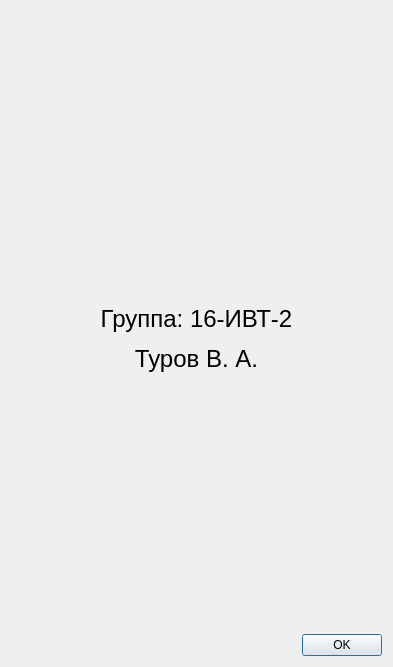
<?xml version="1.0" encoding="UTF-8"?>
<ui version="4.0">
 <class>DialogAboutAutor</class>
 <widget class="QDialog" name="DialogAboutAutor">
  <property name="geometry">
   <rect>
    <x>0</x>
    <y>0</y>
    <width>393</width>
    <height>667</height>
   </rect>
  </property>
  <property name="windowTitle">
   <string>Об авторе</string>
  </property>
  <property name="windowIcon">
   <iconset resource="res.qrc">
    <normaloff>:/img/img/Preppy.png</normaloff>:/img/img/Preppy.png</iconset>
  </property>
  <property name="modal">
   <bool>true</bool>
  </property>
  <layout class="QGridLayout" name="gridLayout">
   <item row="0" column="0">
    <widget class="QLabel" name="label">
     <property name="text">
      <string>&lt;html&gt;&lt;head/&gt;&lt;body&gt;&lt;p align=&quot;center&quot;&gt;&lt;img src=&quot;:/img/img/I.jpg&quot;/&gt;&lt;/p&gt;&lt;p align=&quot;center&quot;&gt;&lt;br/&gt;&lt;/p&gt;&lt;p align=&quot;center&quot;&gt;&lt;span style=&quot; font-size:18pt;&quot;&gt;Группа: 16-ИВТ-2&lt;/span&gt;&lt;/p&gt;&lt;p align=&quot;center&quot;&gt;&lt;span style=&quot; font-size:18pt;&quot;&gt;Туров В. А.&lt;/span&gt;&lt;/p&gt;&lt;/body&gt;&lt;/html&gt;</string>
     </property>
     <property name="alignment">
      <set>Qt::AlignCenter</set>
     </property>
    </widget>
   </item>
   <item row="1" column="0">
    <widget class="QDialogButtonBox" name="buttonBox">
     <property name="orientation">
      <enum>Qt::Horizontal</enum>
     </property>
     <property name="standardButtons">
      <set>QDialogButtonBox::Ok</set>
     </property>
     <property name="centerButtons">
      <bool>false</bool>
     </property>
    </widget>
   </item>
  </layout>
 </widget>
 <resources>
  <include location="res.qrc"/>
 </resources>
 <connections>
  <connection>
   <sender>buttonBox</sender>
   <signal>accepted()</signal>
   <receiver>DialogAboutAutor</receiver>
   <slot>accept()</slot>
   <hints>
    <hint type="sourcelabel">
     <x>247</x>
     <y>635</y>
    </hint>
    <hint type="destinationlabel">
     <x>157</x>
     <y>274</y>
    </hint>
   </hints>
  </connection>
 </connections>
</ui>
